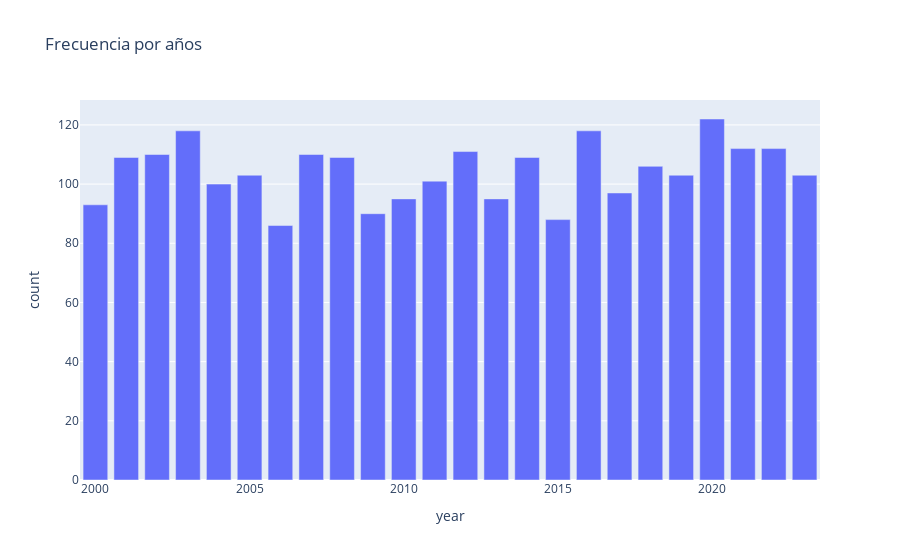

Notebook cell for this chart:
### Code cell
year_freq=df['year'].value_counts().reset_index()
px.bar(year_freq, x=year_freq['year'], y=year_freq['count'], title='Frecuencia por años')

### Figure 1 — Plotly figure (JSON) as saved in the notebook; plotly's stock layout.template omitted (floating-point values rounded to 4 significant figures)
{"data": [{"hovertemplate": "year=%{x}<br>count=%{y}<extra></extra>", "legendgroup": "", "marker": {"color": "#636efa", "pattern": {"shape": ""}}, "name": "", "orientation": "v", "showlegend": false, "textposition": "auto", "type": "bar", "x": [2020, 2016, 2003, 2022, 2021, 2012, 2007, 2002, 2001, 2008, 2014, 2018, 2023, 2005, 2019, 2011, 2004, 2017, 2010, 2013, 2000, 2009, 2015, 2006], "xaxis": "x", "y": [122, 118, 118, 112, 112, 111, 110, 110, 109, 109, 109, 106, 103, 103, 103, 101, 100, 97, 95, 95, 93, 90, 88, 86], "yaxis": "y"}], "layout": {"barmode": "relative", "legend": {"tracegroupgap": 0}, "title": {"text": "Frecuencia por años"}, "xaxis": {"anchor": "y", "domain": [0, 1], "title": {"text": "year"}}, "yaxis": {"anchor": "x", "domain": [0, 1], "title": {"text": "count"}}}}
